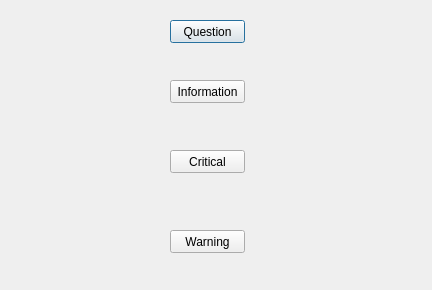
<?xml version="1.0" encoding="UTF-8"?>
<ui version="4.0">
 <class>Dialog</class>
 <widget class="QDialog" name="Dialog">
  <property name="geometry">
   <rect>
    <x>0</x>
    <y>0</y>
    <width>432</width>
    <height>290</height>
   </rect>
  </property>
  <property name="windowTitle">
   <string>Dialog</string>
  </property>
  <widget class="QPushButton" name="pushButton">
   <property name="geometry">
    <rect>
     <x>170</x>
     <y>20</y>
     <width>75</width>
     <height>23</height>
    </rect>
   </property>
   <property name="text">
    <string>Question</string>
   </property>
  </widget>
  <widget class="QPushButton" name="pushButton_2">
   <property name="geometry">
    <rect>
     <x>170</x>
     <y>80</y>
     <width>75</width>
     <height>23</height>
    </rect>
   </property>
   <property name="text">
    <string>Information</string>
   </property>
  </widget>
  <widget class="QPushButton" name="pushButton_3">
   <property name="geometry">
    <rect>
     <x>170</x>
     <y>150</y>
     <width>75</width>
     <height>23</height>
    </rect>
   </property>
   <property name="text">
    <string>Critical</string>
   </property>
  </widget>
  <widget class="QPushButton" name="pushButton_4">
   <property name="geometry">
    <rect>
     <x>170</x>
     <y>230</y>
     <width>75</width>
     <height>23</height>
    </rect>
   </property>
   <property name="text">
    <string>Warning</string>
   </property>
  </widget>
 </widget>
 <resources/>
 <connections/>
</ui>
